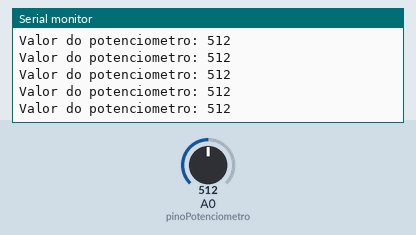
This sketch was run on a simulated Arduino Uno, built with avr-gcc and run on an emulated ATmega328P. Shown: the last lines printed to the serial monitor. The test bench sets the inputs (shaded band); at power-on: A0 (pinoPotenciometro) = 512.

Above: at 1.2 s.
1.3 s: A0 (pinoPotenciometro) set to 716
At 1.31 s:
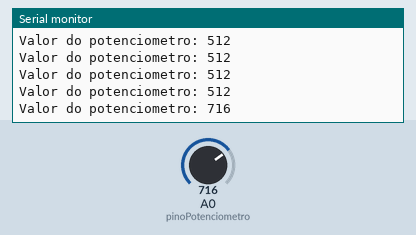
2.8 s: A0 (pinoPotenciometro) set to 900
At 2.82 s:
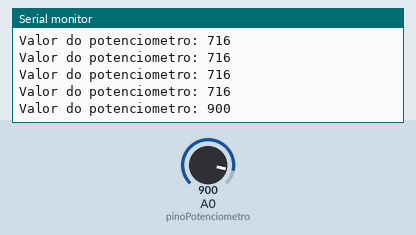
Timing chart, 0 to 5.8 s (numbered marks = the images above; inputs shaded):
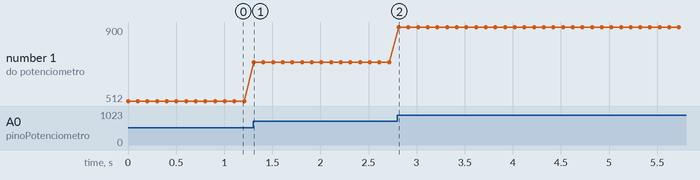

The sketch:

projeto_11_potenciometro.ino
```cpp
int pinoPotenciometro = 0;
int valorPotenciometro = 0;

void setup() {
  Serial.begin(9600);
}

void loop() {
  valorPotenciometro = analogRead(pinoPotenciometro);
  Serial.print("Valor do potenciometro: ");
  Serial.println(valorPotenciometro);
  delay(100);
}
```

Measured:
- after the input at 1.3 s, the serial monitor: prints a new line at once (image 1)
- after the input at 2.8 s, the serial monitor: prints a new line at once (image 2)
- plotted number 1: 512 → 716 after the input at 1.3 s, 716 → 900 after the input at 2.8 s
